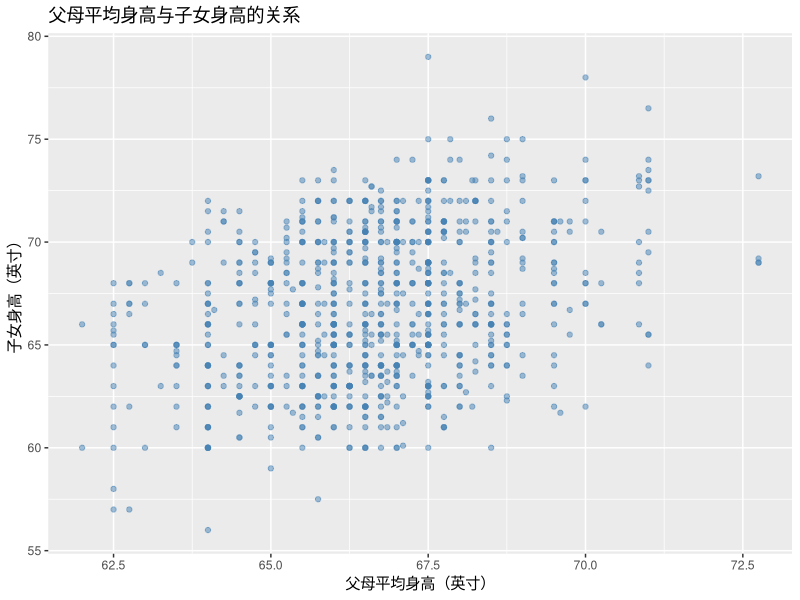
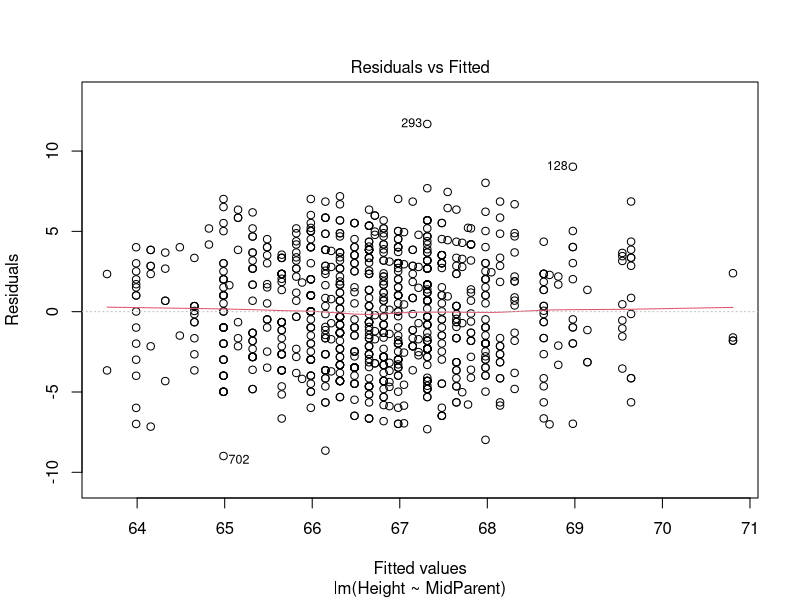
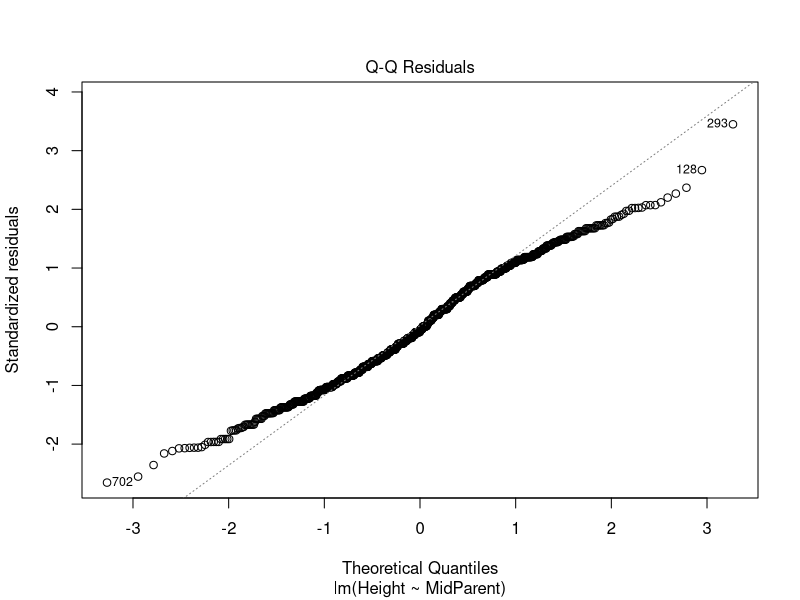
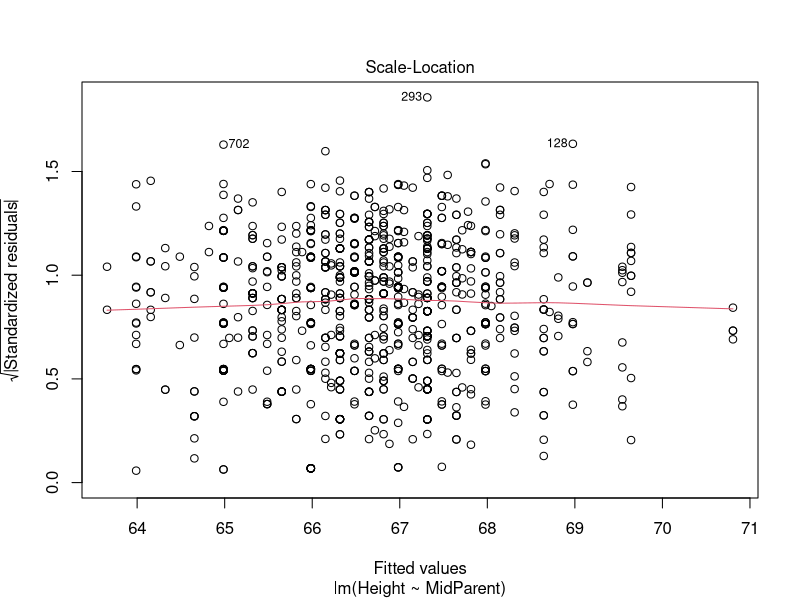
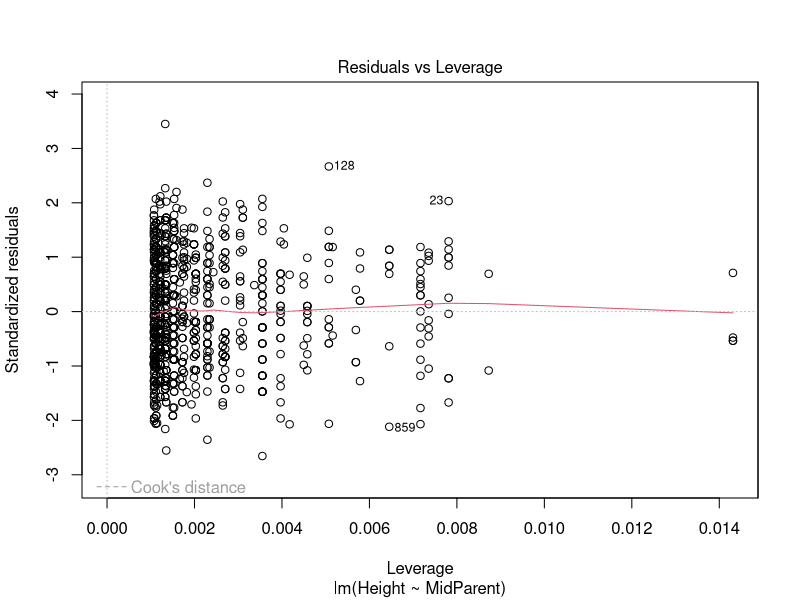

The R source for these figures, in order:
# ===============================
# 应用回归分析 - 一元线性回归建模
# ===============================

# 加载必要的包
library(tidyverse)  # 数据操作与可视化

# -------------------------------
# 1. 读取数据
# -------------------------------
# 数据文件位于当前工作目录下
setwd("C:\\Users\\Lenovo\\Desktop\\regression-analysis")
galton_raw = read_csv("galtonfamiliesall.csv")

# 查看数据结构
head(galton_raw)

# -------------------------------
# 2. 处理数据
# -------------------------------
# 计算每个孩子的父母平均身高，并筛选需要的变量
galton_processed = galton_raw %>%
  mutate(
    MidParent = (Father + Mother) / 2,   # 父母平均身高
    Child = as.factor(Child)             # 性别转为因子（可选，用于后续多元）
  )
head(galton_processed)
# 查看处理后的数据
summary(galton_processed)

# -------------------------------
# 3. 探索数据
# -------------------------------
# 计算相关系数
cor_xy = cor(galton_processed$MidParent, galton_processed$Height)
cat("父母平均身高与子女身高的相关系数：", round(cor_xy, 4), "\n")

# 绘制散点图 + 回归线
scatter_plot = ggplot(galton_processed, aes(x = MidParent, y = Height)) +
  geom_point(alpha = 0.5, color = "steelblue") +
   labs(
    title = "父母平均身高与子女身高的关系",
    x = "父母平均身高（英寸）",
    y = "子女身高（英寸）") 

print(scatter_plot)

# -------------------------------
# 4. 拟合一元线性回归模型
# -------------------------------
model = lm(Height ~ MidParent, data = galton_processed)

# -------------------------------
# 5. 查看模型结果，提取重要信息
# -------------------------------
# 模型概要
model_summary = summary(model)
print(model_summary)

# 重要指标
model$coefficients # 系数

model$residuals # 残差
rstudent(model) # 计算学生化残差

model$fitted.values # 因变量的拟合值

# -------------------------------
# 6. 输出诊断图像
# -------------------------------
plot(model)

# -------------------------------
# 7. 预测
# -------------------------------
# 假设我们想预测父母平均身高分别为 65, 68, 70, 72 英寸时子女的平均身高
new_data = tibble(MidParent = c(65, 68, 70, 72))
predictions = predict(model, newdata = new_data, interval = "confidence", level = 0.95)
print(predictions)

# 输出预测结果
result = new_data %>%
  bind_cols(as_tibble(predictions)) %>%
  rename(Pred_Height = fit, Lower_CI = lwr, Upper_CI = upr)

cat("\n===== 预测结果（置信水平95%） =====\n")
print(result)

# -------------------------------
# 8. 如何提高模型效果？
# -------------------------------

# 多元回归
multi_model = lm(Height ~ Father + Mother + Child, data = galton_processed)
summary(multi_model)

# DONE
